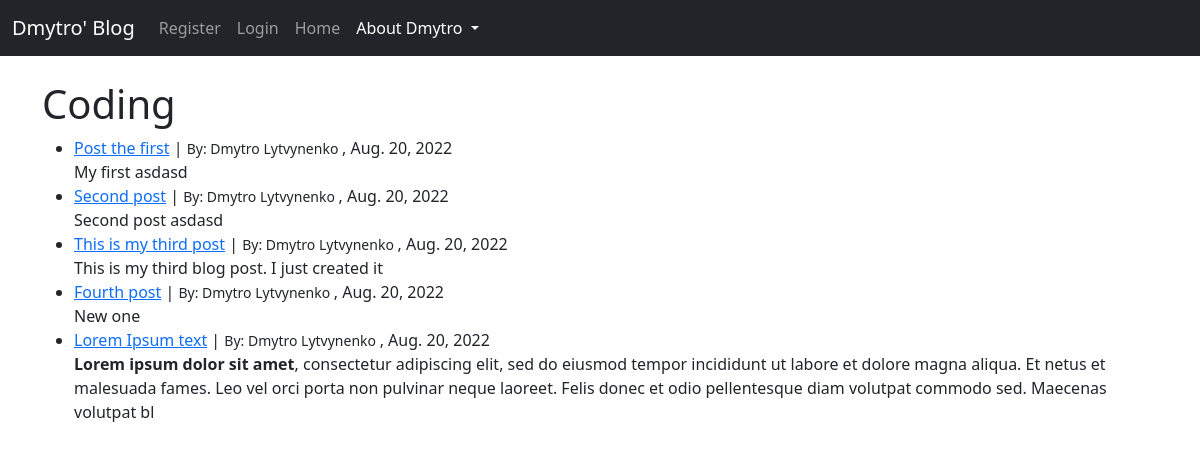
/category/coding/, run on the app's committed database.
### myblog/models.py (models this page shows, shortened)
class Post(models.Model):
    title = models.CharField(max_length=255)
    title_tag = models.CharField(max_length=255)
    author = models.ForeignKey(User, on_delete=models.CASCADE)
    body = RichTextField(blank=True, null=True)
    post_date = models.DateField(auto_now_add=True)
    category = models.CharField(max_length=255, default='coding')
    snippet = models.CharField(max_length=255)
    likes = models.ManyToManyField(User, related_name='blog_posts')

### myblog/views.py (the view)
# urls.py: path('category/<str:cat>/', CategoryView, name='category'),
def CategoryView(request, cat):
    category_posts = Post.objects.filter(category=cat.replace('-', ' '))
    return render(request, 'categories.html', {'cat': cat.title().replace('-', ' '), 'category_posts': category_posts})

### myblog/templates/categories.html (shortened to what this page needs)
{% extends 'base.html' %}
{% block content %}
{% if category_posts %}
    <h1>{{ cat }}</h1>
    <ul>
    {% for post in category_posts %}
    <li><a href="{% url 'article-detail' post.pk %}">{{ post.title }}</a> |
        <small>By: {{ post.author.first_name }}
            {{ post.author.last_name }} </small>,
        {{ post.post_date }}  <br/>
        {{ post.body|slice:":300"|safe }}
    </li>
    {% endfor %}
    </ul>
{% else %}
    <h3>Sorry this page is empty</h3>
{% endif%}
{% endblock %}

### data on the page
Post: title "Post the first", author.first_name "Dmytro", author.last_name "Lytvynenko", post_date "Aug. 20, 2022", body "My first asdasd"
Post: title "Second post", author.first_name "Dmytro", author.last_name "Lytvynenko", post_date "Aug. 20, 2022", body "Second post asdasd"
Post: title "This is my third post", author.first_name "Dmytro", author.last_name "Lytvynenko", post_date "Aug. 20, 2022", body "This is my third blog post. I just created it"
Post: title "Fourth post", author.first_name "Dmytro", author.last_name "Lytvynenko", post_date "Aug. 20, 2022", body "New one"
Post: title "Lorem Ipsum text", author.first_name "Dmytro", author.last_name "Lytvynenko", post_date "Aug. 20, 2022", body "Lorem ipsum dolor sit amet , consectetur adipiscing elit, sed do eiusmod tempor incididunt ut labore et dolore magna aliqua. Et netus et malesuada fames. Leo vel orci porta non pulvinar neque laoreet. Felis donec et odio pellentesque diam volutpat commodo sed. Maecenas volutpat bl"

### other printed values
{{ cat }} "Coding"
